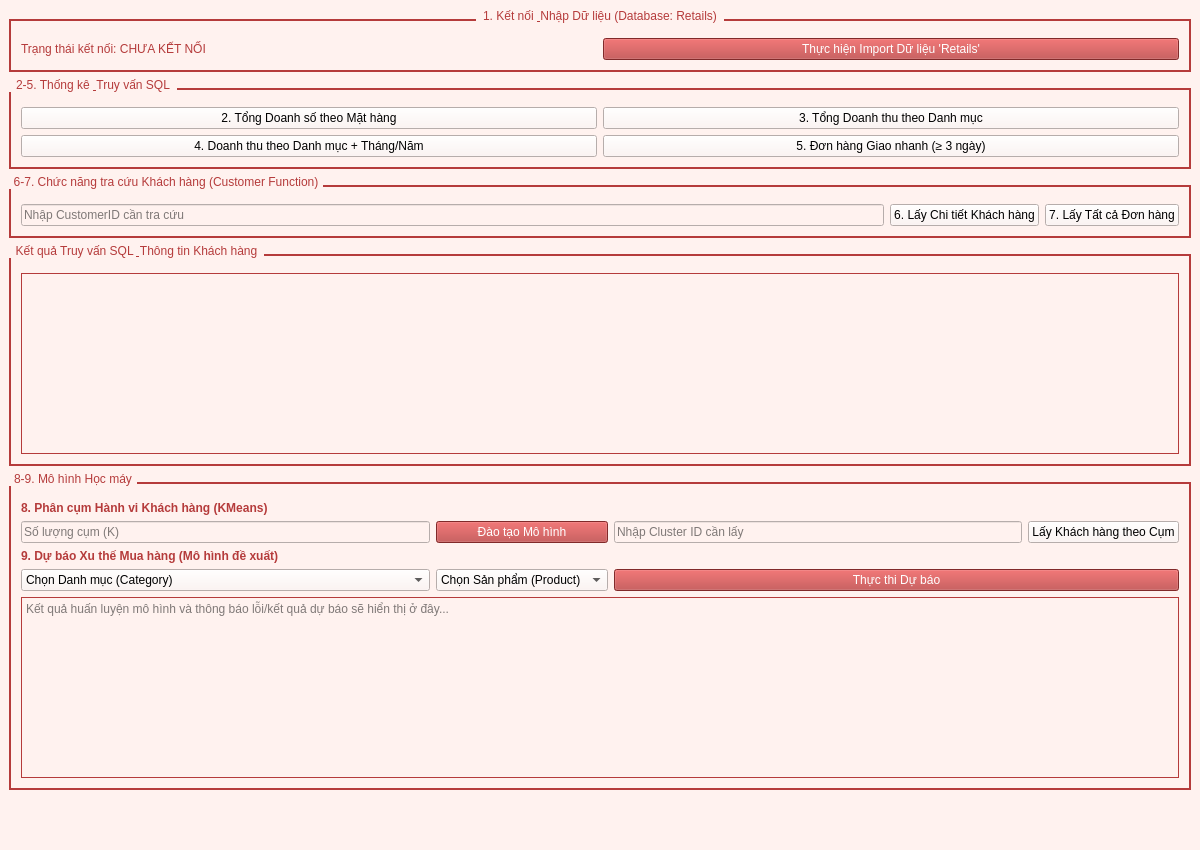
<?xml version="1.0" encoding="UTF-8"?>
<ui version="4.0">
 <class>MainWindow</class>
 <widget class="QMainWindow" name="MainWindow">
  <property name="geometry">
   <rect>
    <x>0</x>
    <y>0</y>
    <width>1200</width>
    <height>850</height>
   </rect>
  </property>
  <property name="windowTitle">
   <string>K234161822_Nguyễn Ngọc Quỳnh Chi</string>
  </property>
  <property name="windowIcon">
   <iconset>
    <normaloff>../Image/ic_logo.jpg</normaloff>../Image/ic_logo.jpg</iconset>
  </property>
  <property name="styleSheet">
   <string notr="true">background-color: rgb(255, 242, 239);</string>
  </property>
  <widget class="QWidget" name="centralwidget">
   <layout class="QVBoxLayout" name="verticalLayoutMain">
    <item>
     <widget class="QGroupBox" name="groupBoxDBConnect">
      <property name="styleSheet">
       <string notr="true">QGroupBox { border: 2px solid rgb(181, 59, 59); margin-top: 10px; }
QGroupBox::title { subcontrol-origin: margin; subcontrol-position: top center; padding: 0 3px; color: rgb(181, 59, 59); font-weight: bold; }</string>
      </property>
      <property name="title">
       <string>1. Kết nối &amp; Nhập Dữ liệu (Database: Retails)</string>
      </property>
      <layout class="QHBoxLayout" name="horizontalLayoutDB">
       <item>
        <widget class="QLabel" name="labelDBStatus">
         <property name="styleSheet">
          <string notr="true">color: rgb(181, 59, 59);</string>
         </property>
         <property name="text">
          <string>Trạng thái kết nối: CHƯA KẾT NỐI</string>
         </property>
        </widget>
       </item>
       <item>
        <widget class="QPushButton" name="pushButtonImportDB">
         <property name="styleSheet">
          <string notr="true">background-color: rgb(181, 59, 59); color: white;</string>
         </property>
         <property name="text">
          <string>Thực hiện Import Dữ liệu 'Retails'</string>
         </property>
        </widget>
       </item>
      </layout>
     </widget>
    </item>
    <item>
     <widget class="QGroupBox" name="groupBoxQuery">
      <property name="styleSheet">
       <string notr="true">QGroupBox { border: 2px solid rgb(181, 59, 59); margin-top: 10px; }
QGroupBox::title { subcontrol-origin: margin; subcontrol-position: top left; padding: 0 3px; color: rgb(181, 59, 59); font-weight: bold; }</string>
      </property>
      <property name="title">
       <string>2-5. Thống kê &amp; Truy vấn SQL</string>
      </property>
      <layout class="QGridLayout" name="gridLayoutQuery">
       <item row="0" column="0">
        <widget class="QPushButton" name="pushButtonTotalSaleByProduct">
         <property name="text">
          <string>2. Tổng Doanh số theo Mặt hàng</string>
         </property>
        </widget>
       </item>
       <item row="0" column="1">
        <widget class="QPushButton" name="pushButtonTotalRevenueByCategory">
         <property name="text">
          <string>3. Tổng Doanh thu theo Danh mục</string>
         </property>
        </widget>
       </item>
       <item row="1" column="0">
        <widget class="QPushButton" name="pushButtonRevenueByMonthYear">
         <property name="text">
          <string>4. Doanh thu theo Danh mục + Tháng/Năm</string>
         </property>
        </widget>
       </item>
       <item row="1" column="1">
        <widget class="QPushButton" name="pushButtonFastDeliveryOrders">
         <property name="text">
          <string>5. Đơn hàng Giao nhanh (≥ 3 ngày)</string>
         </property>
        </widget>
       </item>
      </layout>
     </widget>
    </item>
    <item>
     <widget class="QGroupBox" name="groupBoxCustomerFunction">
      <property name="styleSheet">
       <string notr="true">QGroupBox { border: 2px solid rgb(181, 59, 59); margin-top: 10px; }
QGroupBox::title { subcontrol-origin: margin; subcontrol-position: top left; padding: 0 3px; color: rgb(181, 59, 59); font-weight: bold; }</string>
      </property>
      <property name="title">
       <string>6-7. Chức năng tra cứu Khách hàng (Customer Function)</string>
      </property>
      <layout class="QHBoxLayout" name="horizontalLayoutCustomer">
       <item>
        <widget class="QLineEdit" name="lineEditCustomerID">
         <property name="placeholderText">
          <string>Nhập CustomerID cần tra cứu</string>
         </property>
        </widget>
       </item>
       <item>
        <widget class="QPushButton" name="pushButtonGetCustomerDetails">
         <property name="text">
          <string>6. Lấy Chi tiết Khách hàng</string>
         </property>
        </widget>
       </item>
       <item>
        <widget class="QPushButton" name="pushButtonGetCustomerOrders">
         <property name="text">
          <string>7. Lấy Tất cả Đơn hàng</string>
         </property>
        </widget>
       </item>
      </layout>
     </widget>
    </item>
    <item>
     <widget class="QGroupBox" name="groupBoxResults">
      <property name="styleSheet">
       <string notr="true">QGroupBox { border: 2px solid rgb(181, 59, 59); margin-top: 10px; }
QGroupBox::title { subcontrol-origin: margin; subcontrol-position: top left; padding: 0 3px; color: rgb(181, 59, 59); font-weight: bold; }</string>
      </property>
      <property name="title">
       <string>Kết quả Truy vấn SQL &amp; Thông tin Khách hàng</string>
      </property>
      <layout class="QVBoxLayout" name="verticalLayoutResults">
       <item>
        <widget class="QTableWidget" name="tableWidgetResults">
         <property name="styleSheet">
          <string notr="true">QHeaderView::section { background-color: rgb(181, 59, 59); color: white; }
QTableWidget { border: 1px solid rgb(181, 59, 59); gridline-color: rgb(255, 192, 192); }</string>
         </property>
        </widget>
       </item>
      </layout>
     </widget>
    </item>
    <item>
     <widget class="QGroupBox" name="groupBoxMLModel">
      <property name="styleSheet">
       <string notr="true">QGroupBox { border: 2px solid rgb(181, 59, 59); margin-top: 10px; }
QGroupBox::title { subcontrol-origin: margin; subcontrol-position: top left; padding: 0 3px; color: rgb(181, 59, 59); font-weight: bold; }</string>
      </property>
      <property name="title">
       <string>8-9. Mô hình Học máy</string>
      </property>
      <layout class="QGridLayout" name="gridLayoutML">
       <item row="0" column="0" colspan="4">
        <widget class="QLabel" name="label_KMeans">
         <property name="styleSheet">
          <string notr="true">font-weight: bold; color: rgb(181, 59, 59);</string>
         </property>
         <property name="text">
          <string>8. Phân cụm Hành vi Khách hàng (KMeans)</string>
         </property>
        </widget>
       </item>
       <item row="1" column="0">
        <widget class="QLineEdit" name="lineEditNumberOfClusters">
         <property name="placeholderText">
          <string>Số lượng cụm (K)</string>
         </property>
        </widget>
       </item>
       <item row="1" column="1">
        <widget class="QPushButton" name="pushButtonTrainKMeans">
         <property name="styleSheet">
          <string notr="true">background-color: rgb(181, 59, 59); color: white;</string>
         </property>
         <property name="text">
          <string>Đào tạo Mô hình</string>
         </property>
        </widget>
       </item>
       <item row="1" column="2">
        <widget class="QLineEdit" name="lineEditClusterID">
         <property name="placeholderText">
          <string>Nhập Cluster ID cần lấy</string>
         </property>
        </widget>
       </item>
       <item row="1" column="3">
        <widget class="QPushButton" name="pushButtonGetCustomersByCluster">
         <property name="text">
          <string>Lấy Khách hàng theo Cụm</string>
         </property>
        </widget>
       </item>
       <item row="2" column="0" colspan="4">
        <widget class="QLabel" name="label_Prediction">
         <property name="styleSheet">
          <string notr="true">font-weight: bold; color: rgb(181, 59, 59);</string>
         </property>
         <property name="text">
          <string>9. Dự báo Xu thế Mua hàng (Mô hình đề xuất)</string>
         </property>
        </widget>
       </item>
       <item row="3" column="0">
        <widget class="QComboBox" name="comboBoxPredictionCategory">
         <item>
          <property name="text">
           <string>Chọn Danh mục (Category)</string>
          </property>
         </item>
        </widget>
       </item>
       <item row="3" column="1">
        <widget class="QComboBox" name="comboBoxPredictionProduct">
         <item>
          <property name="text">
           <string>Chọn Sản phẩm (Product)</string>
          </property>
         </item>
        </widget>
       </item>
       <item row="3" column="2" colspan="2">
        <widget class="QPushButton" name="pushButtonPredictTrend">
         <property name="styleSheet">
          <string notr="true">background-color: rgb(181, 59, 59); color: white;</string>
         </property>
         <property name="text">
          <string>Thực thi Dự báo</string>
         </property>
        </widget>
       </item>
       <item row="4" column="0" colspan="4">
        <widget class="QTextEdit" name="textEditMLOutput">
         <property name="styleSheet">
          <string notr="true">border: 1px solid rgb(181, 59, 59);</string>
         </property>
         <property name="placeholderText">
          <string>Kết quả huấn luyện mô hình và thông báo lỗi/kết quả dự báo sẽ hiển thị ở đây...</string>
         </property>
        </widget>
       </item>
      </layout>
     </widget>
    </item>
    <item>
     <spacer name="verticalSpacer">
      <property name="orientation">
       <enum>Qt::Orientation::Vertical</enum>
      </property>
      <property name="sizeHint" stdset="0">
       <size>
        <width>20</width>
        <height>40</height>
       </size>
      </property>
     </spacer>
    </item>
   </layout>
  </widget>
  <widget class="QStatusBar" name="statusbar">
   <property name="styleSheet">
    <string notr="true">color: rgb(181, 59, 59);</string>
   </property>
  </widget>
 </widget>
 <resources/>
 <connections/>
</ui>
